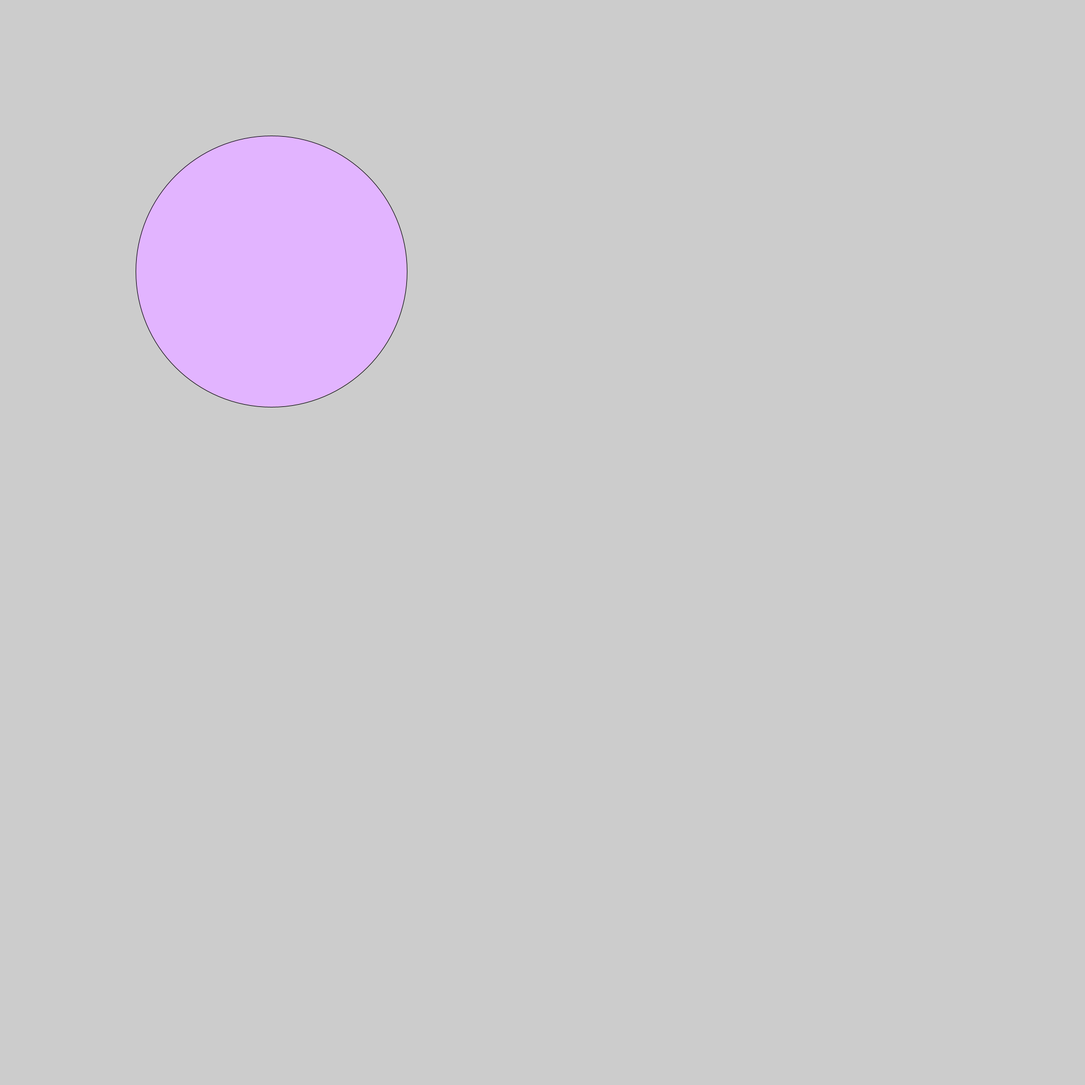
Frame 1 (no input)
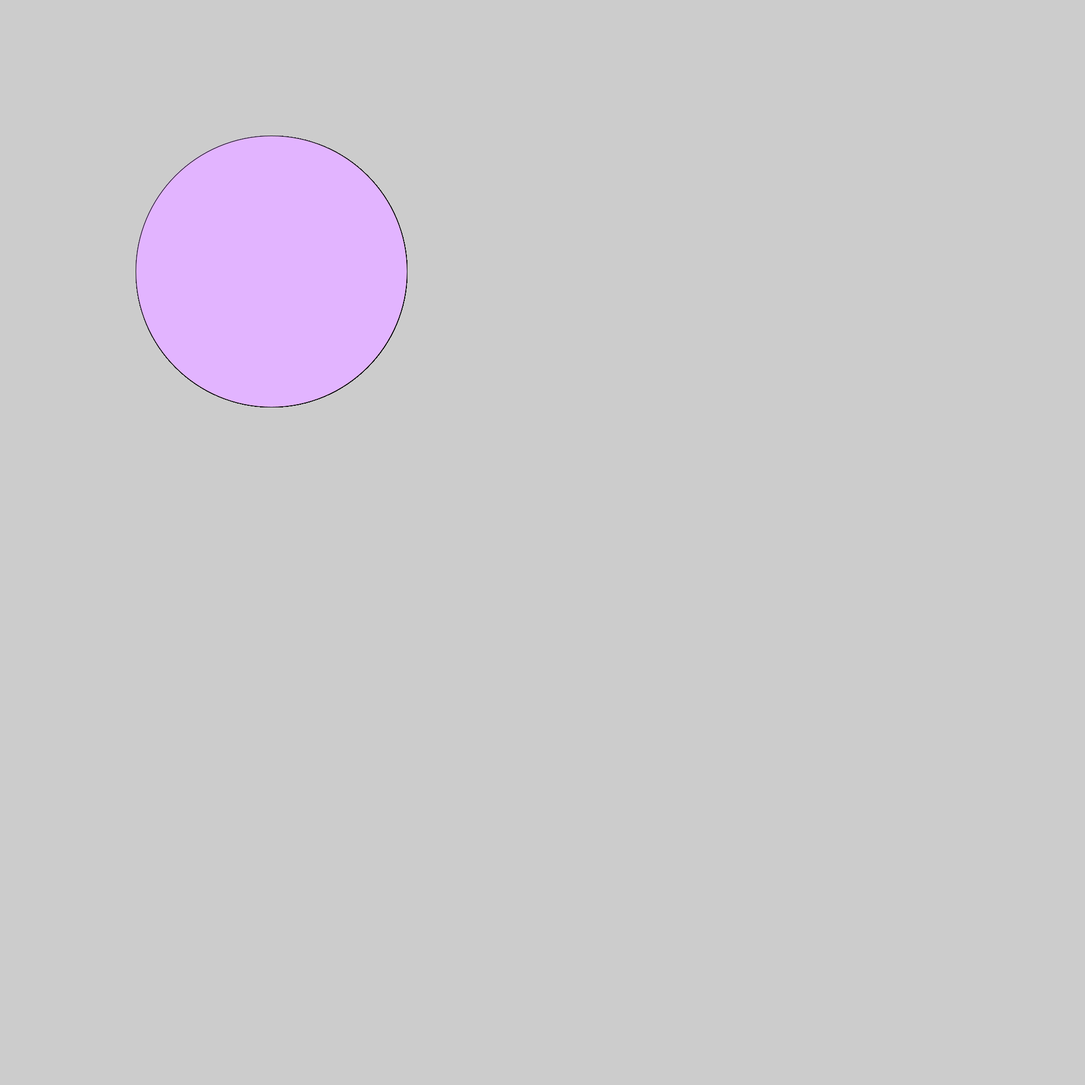
Frame 60 (the mouse pressed at the canvas centre just before this capture)
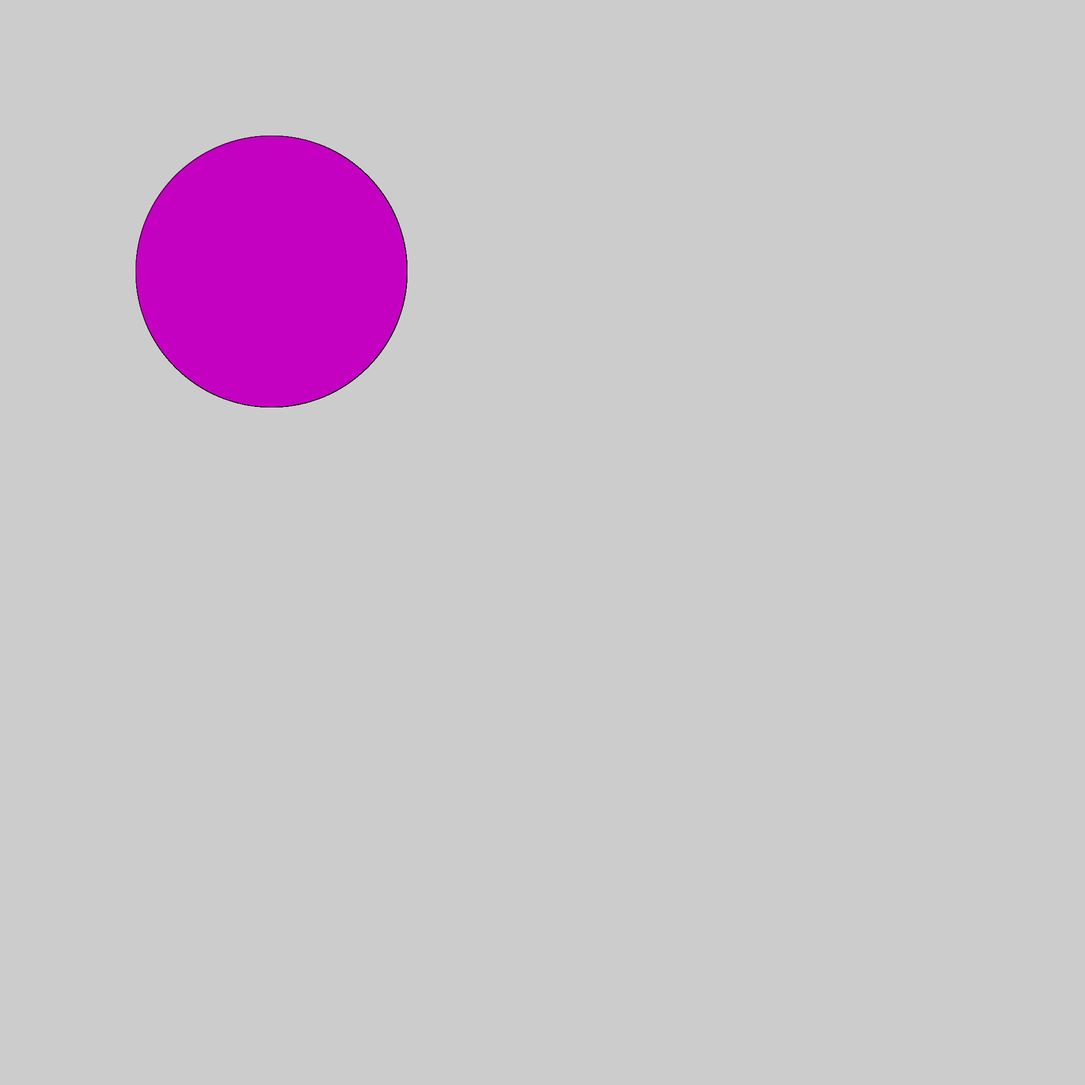
Frame 120 (the mouse held since frame 60 and released just before this capture)

The Processing sketch that drew these frames (run headless with seeded random() and noise(); from frame 60 on, the mouse is pressed at the canvas centre):

// Processing sketch: Logical_Dot
// ── Logical_Dot.pde


void setup() {
size (2000, 2000); 
}

void draw() {
  if (mousePressed) {
            fill(#C400C1);
  } else {
           fill(#E2B4FF);
  }
  ellipse (500, 500, 500, 500);
}
